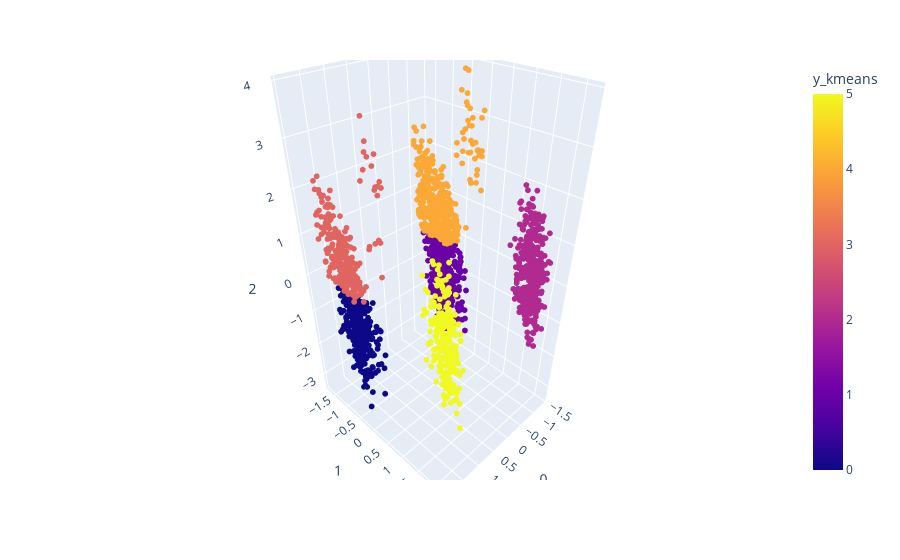

Here is the notebook cell this chart was saved with:
### Code cell
fig = px.scatter_3d(df_results, x=0, y=1, z=2,color='y_kmeans',hover_name = "ID")
fig.update_traces(marker_size = 2)
fig.show()

### Figure 1 — Plotly figure (JSON) as saved in the notebook; plotly's stock layout.template omitted (floating-point values rounded to 4 significant figures; data arrays with more than 128 entries replaced by an {"elided": "..."} marker saying what was removed)
{"data": [{"hovertemplate": "<b>%{hovertext}</b><br><br>0=%{x}<br>1=%{y}<br>2=%{z}<br>y_kmeans=%{marker.color}<extra></extra>", "hovertext": {"elided": "1920 int values"}, "legendgroup": "", "marker": {"color": {"elided": "1920 int values"}, "coloraxis": "coloraxis", "size": 2, "symbol": "circle"}, "mode": "markers", "name": "", "scene": "scene", "showlegend": false, "type": "scatter3d", "x": {"elided": "1920 float values"}, "y": {"elided": "1920 float values"}, "z": {"elided": "1920 float values"}}], "layout": {"coloraxis": {"colorbar": {"title": {"text": "y_kmeans"}}, "colorscale": [[0, "#0d0887"], [0.1111, "#46039f"], [0.2222, "#7201a8"], [0.3333, "#9c179e"], [0.4444, "#bd3786"], [0.5556, "#d8576b"], [0.6667, "#ed7953"], [0.7778, "#fb9f3a"], [0.8889, "#fdca26"], [1, "#f0f921"]]}, "legend": {"tracegroupgap": 0}, "margin": {"t": 60}, "scene": {"domain": {"x": [0, 1], "y": [0, 1]}, "xaxis": {"title": {"text": "0"}}, "yaxis": {"title": {"text": "1"}}, "zaxis": {"title": {"text": "2"}}}}}
